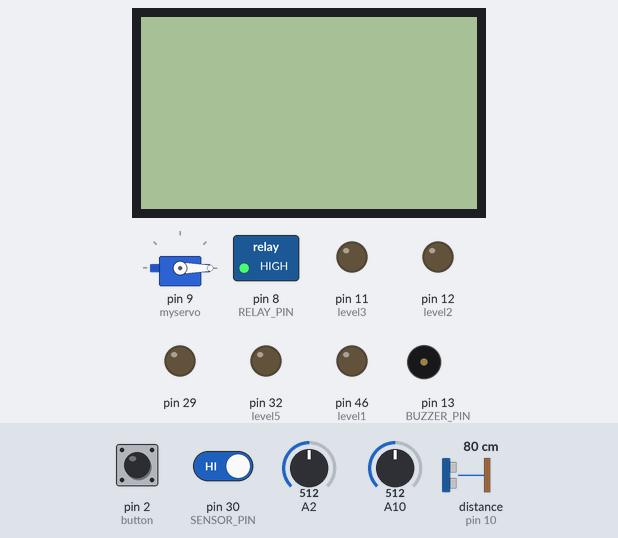
Bench run of a sketch on a simulated Arduino Mega 2560, built with avr-gcc and run on an emulated ATmega2560. On the bench: 84×48 one-colour display, servo, switched loads named in the sketch (green lamp = pin HIGH), output pins drawn as LEDs (lit = HIGH), buzzer (waves = sounding, pin HIGH). Wiring (inferred from the names in the program): ultrasonic range finder: trigger pin 36; echo pin 10. The inputs (shaded band) are chosen by the test bench; at power-on: pin 30 (SENSOR_PIN) HIGH, distance to the obstacle (sensor on pin 10) 80 cm, pin 2 (button) LOW, A2 = 512, A10 = 512. The echo pulse lasts 58.3 µs per cm; pins used as bus, display or sensor lines are not drawn; what the sketch prints to the serial monitor is not drawn.

Above: at 1.2 s.
1.3 s: pin 30 (SENSOR_PIN) driven LOW
At 3.46 s:
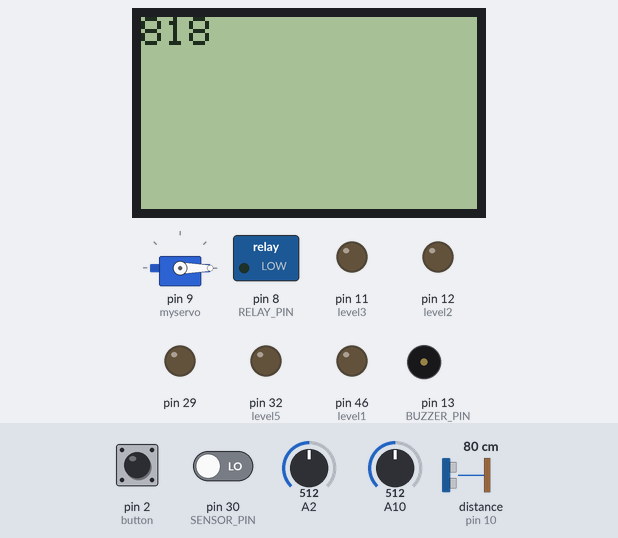
4.7 s: distance to the obstacle (sensor on pin 10) set to 2 cm
6.6 s: distance to the obstacle (sensor on pin 10) set to 4 cm
8.1 s: distance to the obstacle (sensor on pin 10) set to 7 cm
10.0 s: pin 30 (SENSOR_PIN) driven HIGH
At 10.7 s:
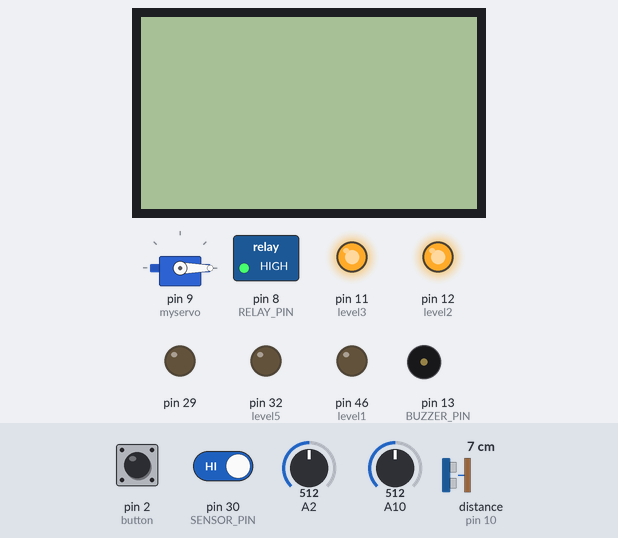
14.7 s: distance to the obstacle (sensor on pin 10) set to 9 cm
At 19.46 s:
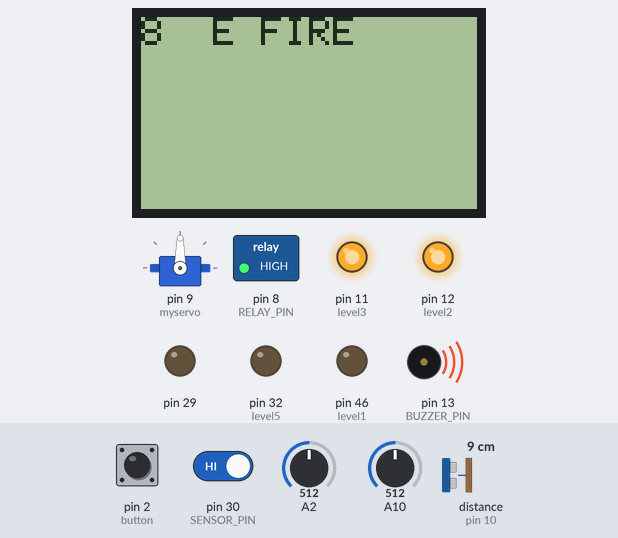
23.6 s: distance to the obstacle (sensor on pin 10) set to 12 cm
At 28.89 s:
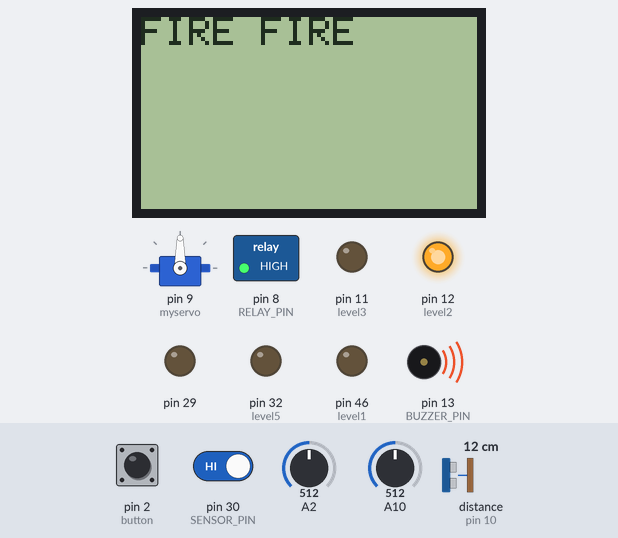
Timing chart, 0 to 33.5 s (numbered marks = the images above; inputs shaded):
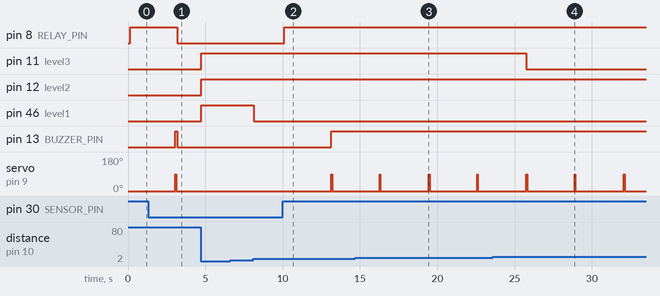

The sketch:

AR_TMET_KS.ino
```cpp
#include <Servo.h>
#include <PCD8544.h>
Servo myservo;
 PCD8544 lcd;
 int button=2;
int BUTTON=29;
float sonuc;

#define SENSOR_PIN 30
#define BUZZER_PIN 13
#define RELAY_PIN 8
#define SPRINKLER_START_DELAY 5000  //5 seconds
#define SPRINKLER_ON_TIME 3000      //3 seconds Sprinkler on time
int pos = 0;
int i;
float deger;
float toplam=0;

int analogpin=5;
int sum=0;
int index=0;
int averead=0;
const int numreadings=9;

int timer1_counter;
int adc_val;
int int_flag;
int int_array[9];
float V;

const int trigPin = 36;
const int echoPin = 10;
const int level4 = 13;
const int level3 = 11;
const int level2 = 12;
const int level1 = 46;
const int level5 = 32;

// defines variables
long duration;
int distance;
int safetyDistance;

unsigned long previousTime = millis();

void setup() {

  int_flag=0;

Serial.begin(9600);
pinMode(analogpin,OUTPUT);
for(i=0; i<=8; i++){
  int_array[i]=0;
}

noInterrupts();           //

  TCCR1A = 0;
  TCCR1B = 0;


timer1_counter = 59286;

  TCNT1 = timer1_counter;
  TCCR1B |= (1 << CS12);
  TIMSK1 |= (1 << TOIE1);
  interrupts();
}

ISR(TIMER1_OVF_vect)
{
  TCNT1 = timer1_counter;
  int_flag=1;

  lcd.begin(84, 48);
myservo.attach(9);
myservo.write(0);
delay (5000);
pinMode(button,INPUT);
 pinMode(RELAY_PIN, OUTPUT);
  pinMode(BUZZER_PIN, OUTPUT);
  pinMode(SENSOR_PIN, INPUT);
  Serial.begin(9600);
deger=analogRead(10);
pinMode(trigPin,OUTPUT);
pinMode(echoPin, INPUT);
pinMode(level4, OUTPUT);
pinMode(level3, OUTPUT);
pinMode(level2, OUTPUT);
pinMode(level1, OUTPUT);
pinMode(level5, OUTPUT);
pinMode(29,OUTPUT);
}

void loop() {
   if (int_flag==1){
    adc_val=analogRead(A2);
    V=5.0*adc_val/1023.0;
    analogWrite(analogpin,adc_val/4);
    }
    sum=sum-int_array[i];
    int_array[i]=analogRead(A2);
    sum=sum+int_array[i];
    index=index++;
    if(i==9){
      i=0;
    }
    averead=sum/numreadings;
    Serial.print("\n"); Serial.print("Average Filter Reading: ");
Serial.println(averead);
    delay(1);
  unsigned long previousTime = millis();
  //If there is fire then the sensor value will be LOW else the value will be HIGH
  int sensorValue = digitalRead(SENSOR_PIN);

  //There is fire
  if (sensorValue == LOW)
  {

    if (millis() - previousTime > SPRINKLER_START_DELAY)  //We will wait for few seconds before sprinkler can be started once fire is detected.
    {
    digitalWrite(RELAY_PIN,LOW);
    Serial.println("PEACE");
    digitalWrite(BUZZER_PIN,LOW);


    }
  }
  else
  {

      digitalWrite(RELAY_PIN,HIGH);                       //Relay is low level triggered relay so we need to write LOW to switch on the light
      delay(SPRINKLER_ON_TIME);                           //Keep sprinkler on for sometime.
      Serial.println("FIRE FIRE");
      lcd.setCursor(0, 0);
      lcd.print("FIRE FIRE");
      myservo.write(90);

      digitalWrite(BUZZER_PIN,HIGH);
  }
      if(sensorValue == LOW){
     digitalWrite(RELAY_PIN,LOW);                       //Relay is low level triggered relay so we need to write LOW to switch on the light
      digitalWrite(BUZZER_PIN,LOW);
      lcd.clear();
      myservo.write(0);

      }

    previousTime = 0;

  if(digitalRead(2)==1){
    myservo.write(90);
    delay(2000);
    myservo.write(0);
  }


////////////////////////////////////
if(digitalRead(29)==1){
Serial.println("amı patladı");

for(i=0;i<11;i++){
 toplam=distance;                                 // bu kısıma belki bir ölçüm kodu gerekebilir.
  toplam=toplam+deger;          // delay süresi ölçüm alma aralığı
  delay(1000);
if(i=10){
  sonuc=(toplam/10);                      // 10 ve 11 degeri istege göre değiştirilecek.
  lcd.setCursor(0, 0);
  lcd.print(sonuc);
  lcd.print("sonuc");
  Serial.println(sonuc);
  sonuc=0;
  delay(500);

}
}

}
///////////////////////////////////


// Clears the trigPin
digitalWrite(trigPin, LOW);
delayMicroseconds(2);

// Sets the trigPin on HIGH state for 10 micro seconds
digitalWrite(trigPin, HIGH);
delayMicroseconds(10);
digitalWrite(trigPin, LOW);

// Reads the echoPin, returns the sound wave travel time in microseconds
duration = pulseIn(echoPin, HIGH);

// Calculating the distance
distance= duration*0.034/2;

safetyDistance = distance;


if (distance <=9)
{
  digitalWrite(level3, HIGH);


}


else
{

  digitalWrite(level3, LOW);

}


if (distance <=18)
{
  digitalWrite(level2, HIGH);

}


else
{
  digitalWrite(level2, LOW);
}


if (distance <=4)
{
  digitalWrite(level1, HIGH);

}


else
{
  digitalWrite(level1, LOW);
}


// Prints the distance on the Serial Monitor
Serial.print("Distance: ");
Serial.println(distance);

 lcd.setCursor(0, 0);

  lcd.println(distance);
  delay(100);
  lcd.setCursor(0, 0);
  lcd.clear();
  }
```

Measured:
- the behaviour switches between 10 and 11 cm on distance to the obstacle (sensor on pin 10) (found by bisection; images 3 and 4)
- after the input at 1.3 s, pin 8 (RELAY_PIN): HIGH → LOW after 1.9 s; the display: first differs from a run without the input after 2.0 s (image 1 shows a later state)
- after the input at 4.7 s, pin 11 (level3), pin 12 (level2), pin 46 (level1): LOW → HIGH after 0.05 s
- after the input at 8.1 s, pin 46 (level1): HIGH → LOW after 0.05 s
- after the input at 10.0 s, pin 8 (RELAY_PIN): LOW → HIGH after 0.10 s; pin 13 (BUZZER_PIN): LOW → HIGH after 3.1 s; servo on pin 9 (myservo): 0° → 90° after 3.1 s, → 0° 0.07 s later
- after the input at 23.6 s, pin 11 (level3): HIGH → LOW after 2.2 s
- what the display in image 2 shows lasts 3.1 s, from 10.0 s to 13.1 s
